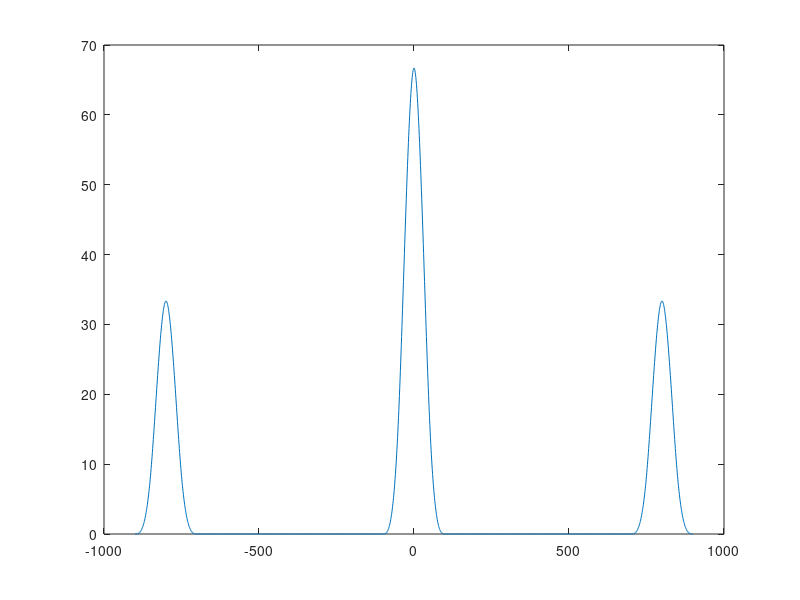

MATLAB code for this plot:
%% 6.05. Creation of x(f)
% Creation of a traingle signal
T = 100;  
fs = 1; 
t = -(T/fs)/2:1/fs:(T/fs)/2;
x = (sawtooth(2*pi*0.01*(t-50),1/2)+1)*0.5;  
plot(x)
% plot(t,x) 

% Replacing signal in x axis
x = [x zeros(1, 349*2+1) x];
t = -450:1:450;
% plot(t, x)

y = conv(x, x);
t = -900:1:900;
plot(t, y)

